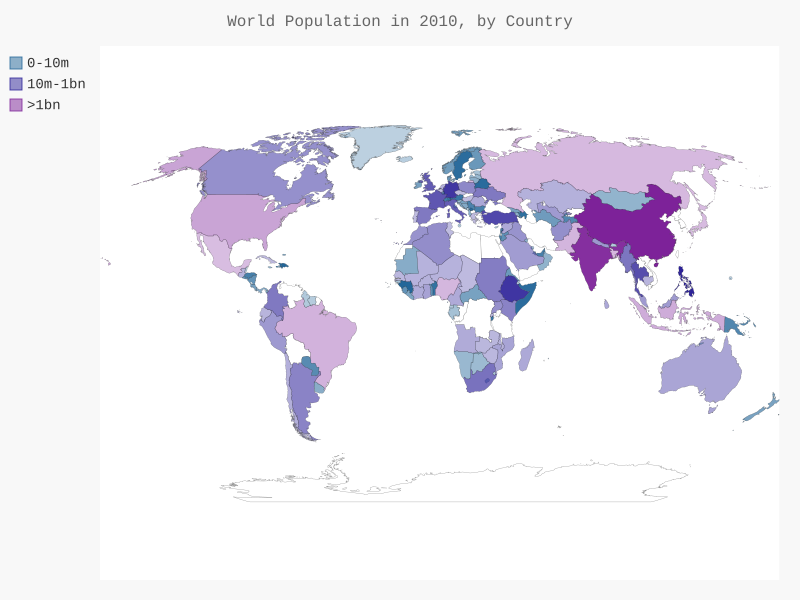

Write the Python code that produced this figure.
#!/usr/bin/env python3
# -*- coding: utf-8 -*-
"""
Created on Wed May  8 17:28:47 2019

@author: allen
"""

import json
from countries_codes import get_country_code
from pygal.maps.world import World
from pygal.style import LightColorizedStyle as LCS, RotateStyle as RS

# Load the data into a list
filename ='population_data.json'
with open(filename) as f:
    pop_data = json.load(f)
    
# Print the 2010 population for each country.
#Build a dictionary of population data.
cc_populations = {}
for pop_dict in pop_data:
    if pop_dict['Year'] == '2010':
        country_name = pop_dict['Country Name']
        population = int(float(pop_dict['Value']))
        code = get_country_code(country_name)
        if code:
            cc_populations[code] = population
# Group the counties into 3 population levels.
cc_pops_1, cc_pops_2, cc_pops_3 = {}, {}, {}
for cc, pop in cc_populations.items():
    if pop< 10000000:
        cc_pops_1[cc] = pop
    elif pop < 100000000:
        cc_pops_2[cc] = pop
    else:
        cc_pops_3[cc] = pop

wm_style = RS('#226699', base_style=LCS)
wm = World(style=wm_style)
wm.title = 'World Population in 2010, by Country'
wm.add('0-10m', cc_pops_1)
wm.add('10m-1bn', cc_pops_2)
wm.add('>1bn', cc_pops_3)
wm.render_to_file('world_population.svg')
